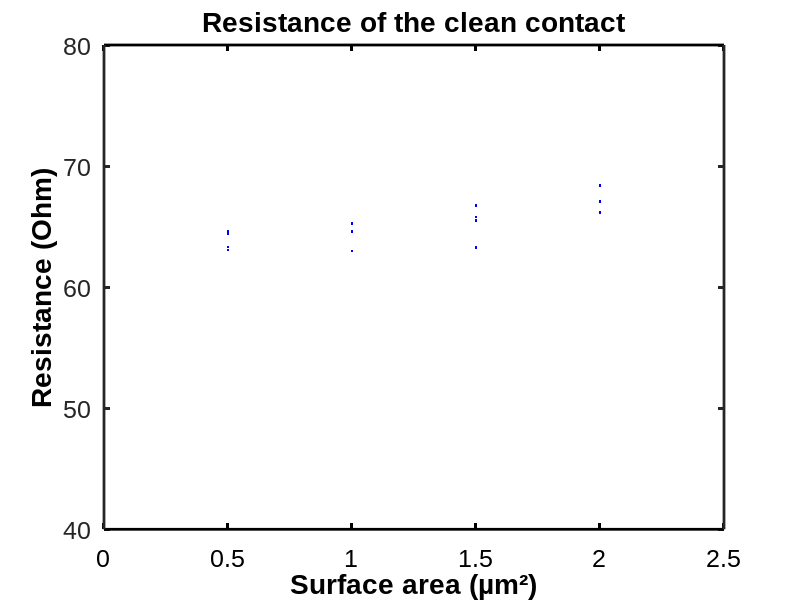

MATLAB code for this plot:
clear all
clc

R=[63.34 63.08 64.42 64.64 0 65.32 64.6 63 65.26 0 63.259 65.52 66.75 65.79 0 68.3854 67.08 66.15 0 0];
s=[0.5 0.5 0.5 0.5 0.5 1 1 1 1 1 1.5 1.5 1.5 1.5 1.5 2 2 2 2 2];

R(R<1)=NaN;

figure(1)
plot(s,R,'.b');
axis([0 2.5 40 80]);
title('Resistance of the clean contact');
xh=xlabel('Surface area (µm²)');
yh=ylabel('Resistance (Ohm)');
set([xh,yh],...
          'fontweight','bold',...
          'fontsize',20,...
          'color',[0,0,0]);;
    set(gca,...
          'linewidth',2,...
          'xcolor',[0,0,0],...
          'fontsize',18,...
          'fontname','arial');

